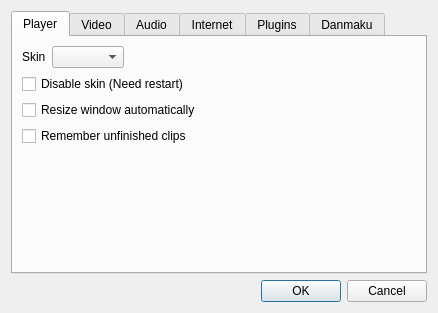
<?xml version="1.0" encoding="UTF-8"?>
<ui version="4.0">
 <class>SettingsDialog</class>
 <widget class="QDialog" name="SettingsDialog">
  <property name="geometry">
   <rect>
    <x>0</x>
    <y>0</y>
    <width>438</width>
    <height>313</height>
   </rect>
  </property>
  <property name="minimumSize">
   <size>
    <width>330</width>
    <height>250</height>
   </size>
  </property>
  <property name="windowTitle">
   <string>Settings</string>
  </property>
  <layout class="QVBoxLayout" name="verticalLayout">
   <item>
    <widget class="QTabWidget" name="tabWidget">
     <widget class="QWidget" name="playerTab">
      <attribute name="title">
       <string>Player</string>
      </attribute>
      <layout class="QFormLayout" name="formLayout">
       <property name="fieldGrowthPolicy">
        <enum>QFormLayout::ExpandingFieldsGrow</enum>
       </property>
       <item row="2" column="0">
        <widget class="QLabel" name="skinLabel">
         <property name="text">
          <string>Skin</string>
         </property>
        </widget>
       </item>
       <item row="2" column="1">
        <widget class="QComboBox" name="skinComboBox"/>
       </item>
       <item row="4" column="0" colspan="2">
        <widget class="QCheckBox" name="disableSkinCheckBox">
         <property name="text">
          <string>Disable skin (Need restart)</string>
         </property>
        </widget>
       </item>
       <item row="5" column="0" colspan="2">
        <widget class="QCheckBox" name="resizeCheckBox">
         <property name="text">
          <string>Resize window automatically</string>
         </property>
        </widget>
       </item>
       <item row="6" column="0" colspan="2">
        <widget class="QCheckBox" name="rememberCheckBox">
         <property name="text">
          <string>Remember unfinished clips</string>
         </property>
        </widget>
       </item>
      </layout>
     </widget>
     <widget class="QWidget" name="videoTab">
      <attribute name="title">
       <string>Video</string>
      </attribute>
      <layout class="QVBoxLayout" name="verticalLayout_6">
       <item>
        <layout class="QHBoxLayout" name="voLayout">
         <item>
          <widget class="QLabel" name="voLabel">
           <property name="text">
            <string>Video Output</string>
           </property>
          </widget>
         </item>
         <item>
          <widget class="QComboBox" name="voComboBox">
           <item>
            <property name="text">
             <string>xv</string>
            </property>
           </item>
           <item>
            <property name="text">
             <string>vaapi</string>
            </property>
           </item>
           <item>
            <property name="text">
             <string>vdpau</string>
            </property>
           </item>
           <item>
            <property name="text">
             <string>directx</string>
            </property>
           </item>
           <item>
            <property name="text">
             <string>direct3d</string>
            </property>
           </item>
           <item>
            <property name="text">
             <string>opengl</string>
            </property>
           </item>
          </widget>
         </item>
        </layout>
       </item>
       <item>
        <widget class="QStackedWidget" name="voStackedWidget">
         <widget class="QWidget" name="page">
          <layout class="QVBoxLayout" name="verticalLayout_2">
           <item>
            <widget class="QLabel" name="xvLabel">
             <property name="text">
              <string>Default output on Linux.</string>
             </property>
             <property name="wordWrap">
              <bool>true</bool>
             </property>
            </widget>
           </item>
          </layout>
         </widget>
         <widget class="QWidget" name="page_2">
          <layout class="QHBoxLayout" name="horizontalLayout_5">
           <item>
            <widget class="QLabel" name="vaLabel">
             <property name="text">
              <string>Intel hardware decoding on Linux.</string>
             </property>
            </widget>
           </item>
          </layout>
         </widget>
         <widget class="QWidget" name="page_7">
          <layout class="QVBoxLayout" name="verticalLayout_7">
           <item>
            <widget class="QLabel" name="vdpauLabel">
             <property name="text">
              <string>Nvidia hardware decoding on Linux.</string>
             </property>
            </widget>
           </item>
          </layout>
         </widget>
         <widget class="QWidget" name="page_3">
          <layout class="QVBoxLayout" name="verticalLayout_4">
           <item>
            <widget class="QLabel" name="dxLabel">
             <property name="text">
              <string>Default output on Windows XP.</string>
             </property>
             <property name="wordWrap">
              <bool>true</bool>
             </property>
            </widget>
           </item>
          </layout>
         </widget>
         <widget class="QWidget" name="page_4">
          <layout class="QVBoxLayout" name="verticalLayout_5">
           <item>
            <widget class="QLabel" name="d3Label">
             <property name="text">
              <string>Default output on Windows 7, 8, 10.</string>
             </property>
             <property name="wordWrap">
              <bool>true</bool>
             </property>
            </widget>
           </item>
          </layout>
         </widget>
         <widget class="QWidget" name="page_5">
          <layout class="QHBoxLayout" name="horizontalLayout">
           <item>
            <widget class="QLabel" name="glLabel">
             <property name="text">
              <string>Default output on macOS.</string>
             </property>
             <property name="wordWrap">
              <bool>true</bool>
             </property>
            </widget>
           </item>
          </layout>
         </widget>
        </widget>
       </item>
      </layout>
     </widget>
     <widget class="QWidget" name="audioTab">
      <attribute name="title">
       <string>Audio</string>
      </attribute>
      <layout class="QFormLayout" name="formLayout_3">
       <item row="0" column="0">
        <widget class="QLabel" name="label_2">
         <property name="text">
          <string>Audio Output:</string>
         </property>
        </widget>
       </item>
       <item row="0" column="1">
        <widget class="QComboBox" name="aoComboBox">
         <item>
          <property name="text">
           <string>auto</string>
          </property>
         </item>
        </widget>
       </item>
      </layout>
     </widget>
     <widget class="QWidget" name="netTab">
      <attribute name="title">
       <string>Internet</string>
      </attribute>
      <layout class="QVBoxLayout" name="verticalLayout_8">
       <item>
        <layout class="QHBoxLayout" name="horizontalLayout_3">
         <item>
          <widget class="QLabel" name="proxyLabel">
           <property name="text">
            <string>Http proxy</string>
           </property>
          </widget>
         </item>
         <item>
          <widget class="QLineEdit" name="proxyEdit"/>
         </item>
         <item>
          <widget class="QLabel" name="portLabel">
           <property name="text">
            <string>Port</string>
           </property>
          </widget>
         </item>
         <item>
          <widget class="QLineEdit" name="portEdit">
           <property name="sizePolicy">
            <sizepolicy hsizetype="Maximum" vsizetype="Fixed">
             <horstretch>0</horstretch>
             <verstretch>0</verstretch>
            </sizepolicy>
           </property>
           <property name="maximumSize">
            <size>
             <width>50</width>
             <height>16777215</height>
            </size>
           </property>
          </widget>
         </item>
        </layout>
       </item>
       <item>
        <widget class="Line" name="line_2">
         <property name="orientation">
          <enum>Qt::Horizontal</enum>
         </property>
        </widget>
       </item>
       <item>
        <layout class="QFormLayout" name="formLayout_2">
         <property name="fieldGrowthPolicy">
          <enum>QFormLayout::AllNonFixedFieldsGrow</enum>
         </property>
         <item row="0" column="0">
          <widget class="QLabel" name="maxTaskLabel">
           <property name="text">
            <string>Max tasks</string>
           </property>
          </widget>
         </item>
         <item row="0" column="1">
          <widget class="QSpinBox" name="maxTaskSpinBox">
           <property name="minimum">
            <number>1</number>
           </property>
          </widget>
         </item>
         <item row="1" column="0">
          <widget class="QLabel" name="label_3">
           <property name="text">
            <string>Save to:</string>
           </property>
          </widget>
         </item>
         <item row="1" column="1">
          <widget class="QPushButton" name="dirButton"/>
         </item>
         <item row="2" column="0" colspan="2">
          <widget class="Line" name="line">
           <property name="orientation">
            <enum>Qt::Horizontal</enum>
           </property>
          </widget>
         </item>
         <item row="3" column="0">
          <widget class="QLabel" name="label_4">
           <property name="text">
            <string>Cache(KB):</string>
           </property>
          </widget>
         </item>
         <item row="3" column="1">
          <widget class="QSpinBox" name="cacheSpinBox">
           <property name="maximum">
            <number>20480</number>
           </property>
          </widget>
         </item>
        </layout>
       </item>
      </layout>
     </widget>
     <widget class="QWidget" name="pluginsTab">
      <attribute name="title">
       <string>Plugins</string>
      </attribute>
      <layout class="QGridLayout" name="gridLayout">
       <item row="3" column="0">
        <widget class="QLabel" name="label">
         <property name="text">
          <string>Default quality:</string>
         </property>
        </widget>
       </item>
       <item row="3" column="3">
        <widget class="QRadioButton" name="superRadioButton">
         <property name="text">
          <string>Super</string>
         </property>
        </widget>
       </item>
       <item row="1" column="0" colspan="5">
        <widget class="QCheckBox" name="autoCloseWindowCheckBox">
         <property name="text">
          <string>Close &quot;Online videos&quot; window after playing</string>
         </property>
        </widget>
       </item>
       <item row="3" column="1">
        <widget class="QRadioButton" name="normalRadioButton">
         <property name="text">
          <string>Normal</string>
         </property>
        </widget>
       </item>
       <item row="3" column="4">
        <widget class="QRadioButton" name="_1080pRadioButton">
         <property name="text">
          <string>1080P</string>
         </property>
        </widget>
       </item>
       <item row="3" column="2">
        <widget class="QRadioButton" name="highRadioButton">
         <property name="text">
          <string>High</string>
         </property>
        </widget>
       </item>
       <item row="6" column="0">
        <spacer name="verticalSpacer">
         <property name="orientation">
          <enum>Qt::Vertical</enum>
         </property>
         <property name="sizeHint" stdset="0">
          <size>
           <width>20</width>
           <height>40</height>
          </size>
         </property>
        </spacer>
       </item>
       <item row="7" column="0" colspan="2">
        <widget class="QPushButton" name="viewPluginsButton">
         <property name="text">
          <string>Open plugins folder</string>
         </property>
        </widget>
       </item>
       <item row="0" column="0" colspan="5">
        <widget class="QCheckBox" name="combineCheckBox">
         <property name="text">
          <string>Combine video clips automatically after downloading</string>
         </property>
        </widget>
       </item>
       <item row="4" column="0" colspan="5">
        <widget class="QPushButton" name="qualitiesButton">
         <property name="text">
          <string>Manage special qualities</string>
         </property>
        </widget>
       </item>
       <item row="2" column="0" colspan="5">
        <widget class="Line" name="line_3">
         <property name="orientation">
          <enum>Qt::Horizontal</enum>
         </property>
        </widget>
       </item>
      </layout>
     </widget>
     <widget class="QWidget" name="danmakuTab">
      <attribute name="title">
       <string>Danmaku</string>
      </attribute>
      <layout class="QGridLayout" name="gridLayout_2">
       <item row="0" column="0">
        <widget class="QLabel" name="label_6">
         <property name="text">
          <string>Alpha:</string>
         </property>
        </widget>
       </item>
       <item row="0" column="1">
        <widget class="QDoubleSpinBox" name="alphaDoubleSpinBox">
         <property name="maximum">
          <double>1.000000000000000</double>
         </property>
         <property name="singleStep">
          <double>0.100000000000000</double>
         </property>
         <property name="value">
          <double>1.000000000000000</double>
         </property>
        </widget>
       </item>
       <item row="0" column="3">
        <widget class="QLabel" name="label_7">
         <property name="text">
          <string>Font size:</string>
         </property>
        </widget>
       </item>
       <item row="0" column="4">
        <widget class="QSpinBox" name="fontSizeSpinBox">
         <property name="toolTip">
          <string>0 means auto</string>
         </property>
         <property name="maximum">
          <number>60</number>
         </property>
        </widget>
       </item>
       <item row="1" column="1" colspan="4">
        <widget class="QPushButton" name="fontPushButton"/>
       </item>
       <item row="2" column="4">
        <widget class="QSpinBox" name="dmSpinBox">
         <property name="toolTip">
          <string>0 means auto</string>
         </property>
        </widget>
       </item>
       <item row="2" column="0" colspan="3">
        <widget class="QLabel" name="label_8">
         <property name="text">
          <string>Duration of scrolling comment display:</string>
         </property>
        </widget>
       </item>
       <item row="3" column="0" colspan="3">
        <widget class="QLabel" name="label_9">
         <property name="text">
          <string>Duration of still comment display:</string>
         </property>
        </widget>
       </item>
       <item row="3" column="4">
        <widget class="QSpinBox" name="dsSpinBox">
         <property name="value">
          <number>6</number>
         </property>
        </widget>
       </item>
       <item row="4" column="2">
        <spacer name="verticalSpacer_2">
         <property name="orientation">
          <enum>Qt::Vertical</enum>
         </property>
         <property name="sizeHint" stdset="0">
          <size>
           <width>20</width>
           <height>91</height>
          </size>
         </property>
        </spacer>
       </item>
       <item row="1" column="0">
        <widget class="QLabel" name="label_10">
         <property name="text">
          <string>Font:</string>
         </property>
        </widget>
       </item>
      </layout>
     </widget>
    </widget>
   </item>
   <item>
    <widget class="QDialogButtonBox" name="buttonBox">
     <property name="orientation">
      <enum>Qt::Horizontal</enum>
     </property>
     <property name="standardButtons">
      <set>QDialogButtonBox::Cancel|QDialogButtonBox::Ok</set>
     </property>
    </widget>
   </item>
  </layout>
 </widget>
 <resources/>
 <connections>
  <connection>
   <sender>buttonBox</sender>
   <signal>accepted()</signal>
   <receiver>SettingsDialog</receiver>
   <slot>accept()</slot>
   <hints>
    <hint type="sourcelabel">
     <x>248</x>
     <y>254</y>
    </hint>
    <hint type="destinationlabel">
     <x>157</x>
     <y>274</y>
    </hint>
   </hints>
  </connection>
  <connection>
   <sender>buttonBox</sender>
   <signal>rejected()</signal>
   <receiver>SettingsDialog</receiver>
   <slot>reject()</slot>
   <hints>
    <hint type="sourcelabel">
     <x>316</x>
     <y>260</y>
    </hint>
    <hint type="destinationlabel">
     <x>286</x>
     <y>274</y>
    </hint>
   </hints>
  </connection>
  <connection>
   <sender>voComboBox</sender>
   <signal>currentIndexChanged(int)</signal>
   <receiver>voStackedWidget</receiver>
   <slot>setCurrentIndex(int)</slot>
   <hints>
    <hint type="sourcelabel">
     <x>184</x>
     <y>97</y>
    </hint>
    <hint type="destinationlabel">
     <x>123</x>
     <y>112</y>
    </hint>
   </hints>
  </connection>
 </connections>
</ui>
